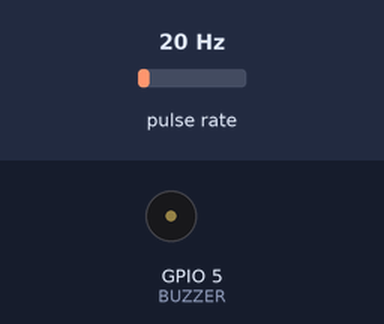
Bench run of a sketch on a simulated ESP8266 (NodeMCU). Parts: buzzer (waves = sounding, pin HIGH). Wiring (inferred from the names in the program): pulse sensor: data GPIO 4. The inputs (shaded band) are chosen by the test bench; at power-on: pulse rate 20 Hz. WiFi joins after 1.5 s; servers stay silent unless stated; what the sketch prints to the serial monitor is not drawn.

Above: at 0.1 s.
At 3.3 s:
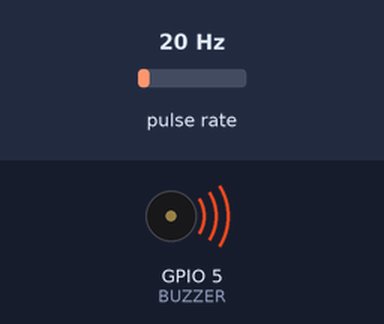
Timing chart, 0 to 4.9 s (numbered marks = the images above):
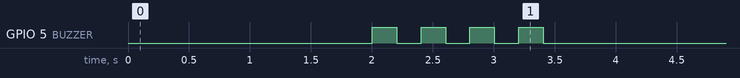

The sketch:

FlowLiquidMeter.ino
```cpp
#include <ESP8266WiFi.h>
#define SENSOR  4
#define BUZZER 5

// bagian wifi
const char *ssid = "Iphone ryan"; //ganti nama wifi
const char *pass = "akuryan10"; //ganti password
const char *host = "192.168.43.97"; //IP Address Server yang terpasang XAMPP

WiFiClient client;

long currentMillis = 0;
long previousMillis = 0;
int interval = 1000;

// bagian flowrate
// bagian awal 7.1
// bagian akhir 7.0
float calibrationFactor = 7.1;
float n;
volatile byte pulseCount;
byte pulse1Sec = 0;
float flowRate;

// bagian total
float flowMilliLitres;
float totalMilliLitres;

// bagian kecepatan
float konversi;
float kecepatan;
float A;
float s;

void IRAM_ATTR pulseCounter()
{
  pulseCount++;
}

void setup()
{
  Serial.begin(115200);
  Serial.print(" Menghubungkan ke : ");
  Serial.println(ssid);
  WiFi.begin(ssid, pass);
  pinMode(SENSOR, INPUT_PULLUP);
  pinMode(BUZZER, OUTPUT);

  // bagian flowrate
  pulseCount = 0;
  previousMillis = 0.0;
  flowRate = 0.0;
  n = 0.0;
  // bagian total
  flowMilliLitres = 0.0;
  totalMilliLitres = 0.0;
  // bagian kecepatan
  konversi = 0.0;
  kecepatan = 0.0;
  s = 60.0;
  A = 0.00037994;

  attachInterrupt(digitalPinToInterrupt(SENSOR), pulseCounter, FALLING);
  while (WiFi.status() != WL_CONNECTED)
  {
    delay(1000);
    Serial.print("…");
  }

  Serial.print("\n");
  Serial.print("IP address : ");
  Serial.print(WiFi.localIP());
  Serial.print("\n");
  Serial.print("MAC : ");
  Serial.println(WiFi.macAddress());
  Serial.println("");
  Serial.print("Terhubung dengan : ");
  Serial.println(ssid);

  for (int i = 0; i <= 3; i++) {
    digitalWrite(BUZZER, HIGH);
    delay(200);
    digitalWrite(BUZZER, LOW);
    delay(200);
  }

  digitalWrite(BUZZER, LOW);
}

void loop() {

  // Membaca Sensor -------------------------------------------------------
  currentMillis = millis();
  if (currentMillis - previousMillis > interval) {

    // flowrate
    pulse1Sec = pulseCount;
    pulseCount = 0;
    n = ((1000.0 / (millis() - previousMillis)) * pulse1Sec);
    flowRate = n / calibrationFactor;
    // total
    flowMilliLitres = (flowRate / 60) * 1000;
    totalMilliLitres += flowMilliLitres;
    totalMilliLitres = totalMilliLitres / 1000;
    // kecepatan
    konversi = (flowRate / 1000) / s;
    kecepatan = konversi / A;

    previousMillis = millis();

    //float data1 = random(90.00, 100.00);
    //float data2 = random(90.00, 100.00);
    //float data3 = random(90.00, 100.00);

    // Print the flow rate for this second in litres / minute
    Serial.print("FlowRate: ");
    Serial.print(flowRate);
    Serial.print(" L/min");
    Serial.print("\t"); // Print tab space

    Serial.print("Total: ");
    Serial.print(totalMilliLitres);
    Serial.print(" L");

    Serial.print("\t"); // Print tab space
    Serial.print("Kecepatan: ");
    Serial.print(kecepatan);
    Serial.println(" m/s");


    Serial.print("connecting to ");
    Serial.println(host);

    // Mengirimkan ke alamat host dengan port 80 -----------------------------------
    WiFiClient client;
    const int httpPort = 80;

    if (!client.connect(host, httpPort)) {
      Serial.println("connection failed");
      return;
    }

    // Isi Konten yang dikirim adalah alamat ip si esp -----------------------------
    String url;
    url = "/website/write-sensor13.php?flowrateSensor13=";
    url += flowRate;
    url += "&volumeSensor13=";
    url += totalMilliLitres;
    url += "&kecepatanSensor13=";
    url += kecepatan;

    Serial.print("Requesting URL: ");
    Serial.println(url);

    // Mengirimkan Request ke Server -----------------------------------------------
    client.print(String("GET ") + url + " HTTP/1.1\r\n" +
                 "Host: " + host + "\r\n" +
                 "Connection: close\r\n\r\n");
  }
}
```
